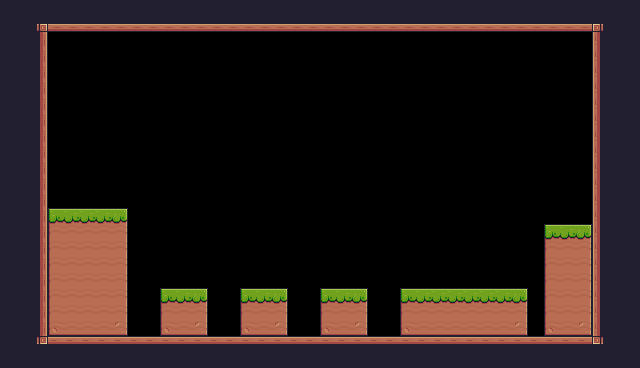

A 2D game scene composited from a Tiled map and its tileset images. What follows is a short description and the map's XML, with every tile layer's data as written:
An orthogonal 40x23 tile map with 16x16 px tiles, 1 tile layer (Background) and 16 objects (4x Fruit, Player, Checkpoint).

<map version="1.10" tiledversion="1.11.2" orientation="orthogonal" renderorder="right-down" width="40" height="23" tilewidth="16" tileheight="16" infinite="0" nextlayerid="4" nextobjectid="31">
 <tileset firstgid="1" source="Pixel Adventure.tsx" />
 <layer id="1" name="Background" width="40" height="23" locked="1">
  <properties>
   <property name="BackgroundColor" value="Blue" />
  </properties>
  <data encoding="csv">
112,112,112,112,112,112,112,112,112,112,112,112,112,112,112,112,112,112,112,112,112,112,112,112,112,112,112,112,112,112,112,112,112,112,112,112,112,112,112,112,
112,112,92,134,134,134,134,134,134,134,134,134,134,134,134,134,134,134,134,134,134,134,134,134,134,134,134,134,134,134,134,134,134,134,134,134,134,2147483740,112,112,
112,112,113,0,0,0,0,0,0,0,0,0,0,0,0,0,0,0,0,0,0,0,0,0,0,0,0,0,0,0,0,0,0,0,0,0,0,111,112,112,
112,112,113,0,0,0,0,0,0,0,0,0,0,0,0,0,0,0,0,0,0,0,0,0,0,0,0,0,0,0,0,0,0,0,0,0,0,111,112,112,
112,112,113,0,0,0,0,0,0,0,0,0,0,0,0,0,0,0,0,0,0,0,0,0,0,0,0,0,0,0,0,0,0,0,0,0,0,111,112,112,
112,112,113,0,0,0,0,0,0,0,0,0,0,0,0,0,0,0,0,0,0,0,0,0,0,0,0,0,0,0,0,0,0,0,0,0,0,111,112,112,
112,112,113,0,0,0,0,0,0,0,0,0,0,0,0,0,0,0,0,0,0,0,0,0,0,0,0,0,0,0,0,0,0,0,0,0,0,111,112,112,
112,112,113,0,0,0,0,0,0,0,0,0,0,0,0,0,0,0,0,0,0,0,0,0,0,0,0,0,0,0,0,0,0,0,0,0,0,111,112,112,
112,112,113,0,0,0,0,0,0,0,0,0,0,0,0,0,0,0,0,0,0,0,0,0,0,0,0,0,0,0,0,0,0,0,0,0,0,111,112,112,
112,112,113,0,0,0,0,0,0,0,0,0,0,0,0,0,0,0,0,0,0,0,0,0,0,0,0,0,0,0,0,0,0,0,0,0,0,111,112,112,
112,112,113,0,0,0,0,0,0,0,0,0,0,0,0,0,0,0,0,0,0,0,0,0,0,0,0,0,0,0,0,0,0,0,0,0,0,111,112,112,
112,112,113,0,0,0,0,0,0,0,0,0,0,0,0,0,0,0,0,0,0,0,0,0,0,0,0,0,0,0,0,0,0,0,0,0,0,111,112,112,
112,112,113,0,0,0,0,0,0,0,0,0,0,0,0,0,0,0,0,0,0,0,0,0,0,0,0,0,0,0,0,0,0,0,0,0,0,111,112,112,
112,112,113,7,8,8,8,9,0,0,0,0,0,0,0,0,0,0,0,0,0,0,0,0,0,0,0,0,0,0,0,0,0,0,0,0,0,111,112,112,
112,112,113,29,30,30,30,31,0,0,0,0,0,0,0,0,0,0,0,0,0,0,0,0,0,0,0,0,0,0,0,0,0,0,7,8,9,111,112,112,
112,112,113,29,30,30,30,31,0,0,0,0,0,0,0,0,0,0,0,0,0,0,0,0,0,0,0,0,0,0,0,0,0,0,29,30,31,111,112,112,
112,112,113,29,30,30,30,31,0,0,0,0,0,0,0,0,0,0,0,0,0,0,0,0,0,0,0,0,0,0,0,0,0,0,29,30,31,111,112,112,
112,112,113,29,30,30,30,31,0,0,0,0,0,0,0,0,0,0,0,0,0,0,0,0,0,0,0,0,0,0,0,0,0,0,29,30,31,111,112,112,
112,112,113,29,30,30,30,31,0,0,7,8,9,0,0,7,8,9,0,0,7,8,9,0,0,7,8,8,8,8,8,8,9,0,29,30,31,111,112,112,
112,112,113,29,30,30,30,31,0,0,29,30,31,0,0,29,30,31,0,0,29,30,31,0,0,29,30,30,30,30,30,30,31,0,29,30,31,111,112,112,
112,112,113,51,52,52,52,53,0,0,51,52,53,0,0,51,52,53,0,0,51,52,53,0,0,51,52,52,52,52,52,52,53,0,51,52,53,111,112,112,
112,112,1073741916,90,90,90,90,90,90,90,90,90,90,90,90,90,90,90,90,90,90,90,90,90,90,90,90,90,90,90,90,90,90,90,90,90,90,3221225564,112,112,
112,112,112,112,112,112,112,112,112,112,112,112,112,112,112,112,112,112,112,112,112,112,112,112,112,112,112,112,112,112,112,112,112,112,112,112,112,112,112,112
</data>
 </layer>
 <objectgroup id="2" name="Spawnpoints" locked="1">
  <object id="14" name="Player" type="Player" x="64" y="176" width="30.5" height="29" />
  <object id="15" name="Checkpoint" type="Checkpoint" x="544" y="160" width="64" height="64" />
  <object id="27" name="Bananas" type="Fruit" x="176" y="256" width="32" height="32" />
  <object id="28" name="Cherries" type="Fruit" x="256" y="256" width="32" height="32" />
  <object id="29" name="Kiwi" type="Fruit" x="336" y="256" width="32" height="32" />
  <object id="30" name="Melon" type="Fruit" x="448" y="256" width="32" height="32" />
 </objectgroup>
 <objectgroup id="3" name="Collisions" locked="1">
  <object id="16" x="32" y="32" width="16" height="320" />
  <object id="17" x="48" y="336" width="560" height="16" />
  <object id="18" x="592" y="16" width="16" height="320" />
  <object id="19" x="32" y="16" width="560" height="16" />
  <object id="20" x="48" y="208" width="80" height="128" />
  <object id="21" x="160" y="288" width="48" height="48" />
  <object id="22" x="240" y="288" width="48" height="48" />
  <object id="23" x="320" y="288" width="48" height="48" />
  <object id="24" x="400" y="288" width="128" height="48" />
  <object id="25" x="544" y="224" width="48" height="112" />
 </objectgroup>
</map>
